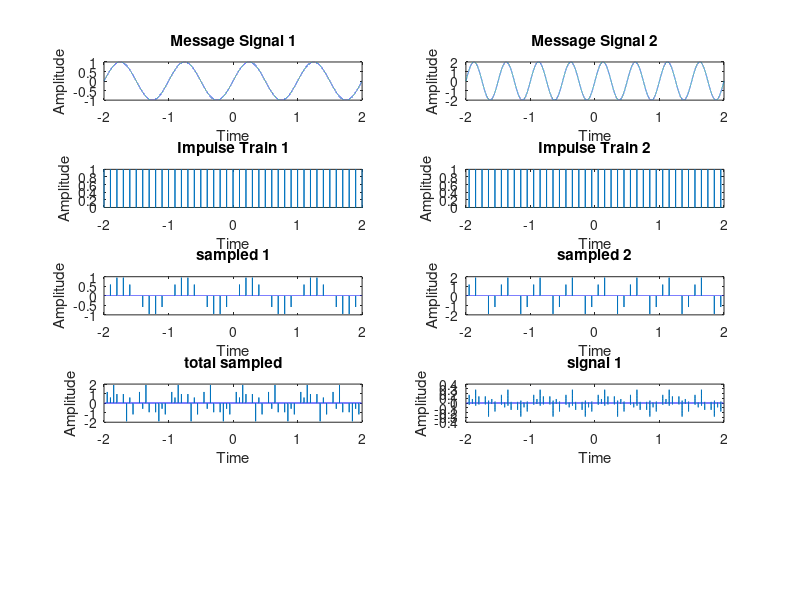

MATLAB code to generate this figure:
% Initialization
clc;                            % Clears the command window
close all;                      % Closes all figure windows
clear all;                      % Clears all the variables from the workspace

% Input Parameters
fs = 10; % input('Enter Fs value: ');
fm1 = 1; %input('Enter Fm value: ');
fm2 = 2;
Am1 = 1; %input('Enter Am value: ');
Am2 = 2;
tres=0.0001;
fcut=fs/4;

Ts = 1 / fs;

% Time axis and Message Signal 1
ts = 1/fs;                       % Sampling Period
t  = -2:0.0001:2;                % Time Axis
mt1 = Am1.*sin(2.*pi.*fm1.*t);      % Message Signal

% Plotting of Message Signal 1
subplot(5,2,1);
plot(t,mt1);
xlabel('Time');
ylabel('Amplitude');
title('Message Signal 1');

%Message Signal 2
mt2 = Am2.*sin(2.*pi.*fm2.*t);      % Message Signal
 
% Plotting of Message Signal 2
subplot(5,2,2);
plot(t,mt2);
xlabel('Time');
ylabel('Amplitude');
title('Message Signal 2');


% Generation of Impulse train
%it = zeros(size(t));             % Contains all zero  elements
%for i=1:length(it)
   % if rem(t(i), 1) == 0 %<0.0000001)
   
   %this will generate random as 0.000000000001 ko bhi 0 le leta h
   
    %    it(i) = 1;
    %end
%end
% it(1:round(Ts/0.0001):end) = 1;


%impulse 1
IT1=zeros(size(t));
IT1(1:round(ts/tres):end)=1;

% Plotting of Impulse train1
subplot(5,2,3);
plot(t,IT1);
xlabel('Time');
ylabel('Amplitude');
title('Impulse Train 1');

%start from the half 
%ipulse 2
IT2=zeros(size(t));
IT2(round(ts/(2*tres)):round(ts/tres):end)=1;

% Plotting of Impulse train 2
subplot(5,2,4);
plot(t,IT2);
xlabel('Time');
ylabel('Amplitude');
title('Impulse Train 2');


% Sampled Signal 

st1=mt1.*IT1;
st2=mt2.*IT2;

%plotting
subplot(5,2,5);
plot(t,st1);
xlabel('Time');
ylabel('Amplitude');
title('sampled 1');

%plotting
subplot(5,2,6);
plot(t,st2);
xlabel('Time');
ylabel('Amplitude');
title('sampled 2');
order=4;


sum=st1+st2;
%plotting
subplot(5,2,7);
plot(t,sum);
xlabel('Time');
ylabel('Amplitude');
title('total sampled');

wc=(fcut/fs/2);


[b,a]=butter(order, wc, 'low');
%[x,y]=butter(order, wc, 'low');
msg1=filter(b,a,sum);
%plotting
subplot(5,2,8);
plot(t,msg1);
xlabel('Time');
ylabel('Amplitude');
title('signal 1');


